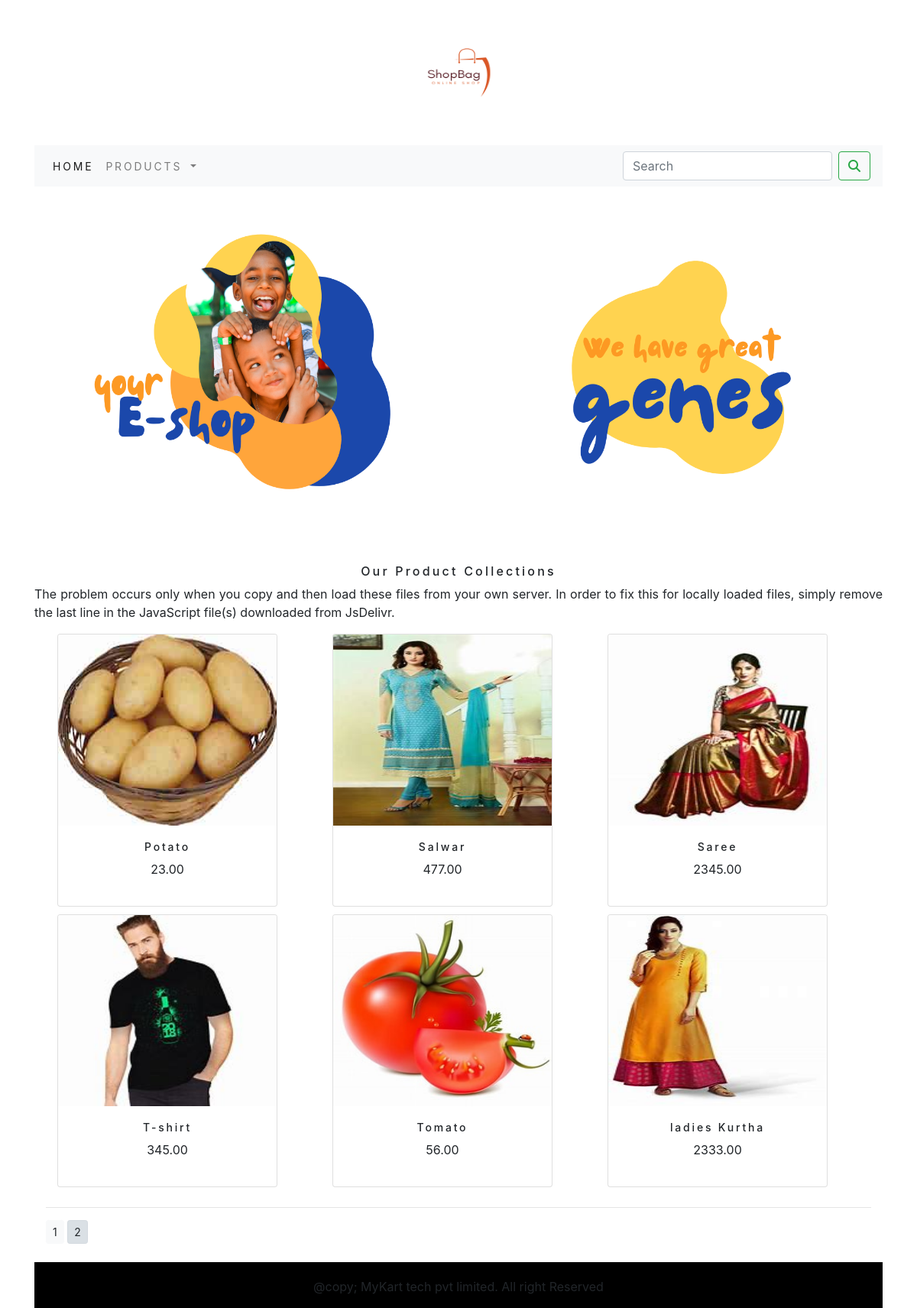
Screenshot of /shop/?page=2 with the database file from the repository.
### kartApp/models.py (models this page shows, shortened)
class Product(models.Model):
    name=models.CharField(max_length=250,unique=True)
    slug=models.SlugField(max_length=250,unique=True)
    description=models.TextField(blank=True)
    price=models.DecimalField(max_digits=10,decimal_places=2)
    category=models.ForeignKey(Category,on_delete=models.CASCADE)
    image=models.ImageField(upload_to='product',blank=True)
    stock=models.IntegerField()
    available=models.BooleanField(default=True)
    created=models.DateTimeField(auto_now_add=True)
    updated=models.DateTimeField(auto_now=True)
    def get_url(self):
        return reverse('kartApp:product_cat_detail',args=[self.category.slug,self.slug])
    class Meta:
        ordering=('name',)
        verbose_name='product'
        verbose_name_plural='products'

### kartApp/views.py (the view)
# urls.py: path('',views.allProdCat,name='allProdCat'),
def allProdCat(request, c_slug=None):
   c_page = None
   products_list = None
   if c_slug != None:
      c_page = get_object_or_404(Category, slug=c_slug)
      products_list=Product.objects.all().filter(category=c_page, available=True)
   else:
      products_list = Product.objects.all().filter(available=True)
   paginator = Paginator(products_list,6)
   try:
      page=int(request.GET.get('page','1'))
   except:
      page=1
   try:
      products=paginator.page(page)
   except  (EmptyPage,InvalidPage):
      products=paginator.page(paginator.num_pages)
   return render(request,"category.html",{'category':c_page,'products':products})

### cart/context_processors.py (called while the page is built)
def counter(request):
    item_count=0
    if 'admin' in request.path:
        return {}
    else:
        try:
            cart=Cart.objects.filter(cart_id=_cart_id(request))
            cart_items=CartItem.objects.all().filter(cart=cart[:1])
            for cart_item in cart_items:
                item_count += cart_item.quantity
        except Cart.DoesNotExist:
            item_count=0
    return dict(item_count=item_count)

### cart/views.py (called while the page is built)
def _cart_id(request):
    cart=request.session.session_key
    if not cart:
        cart=request.session.create()
    return cart

### kartApp/context_processors.py (called while the page is built)
def menu_links(request):
    links=Category.objects.all()
    return dict(links=links)

### kartApp/models.py (called while the page is built)
    def get_url(self):
        return reverse('kartApp:products_by_category',args=[self.slug])

### templates/category.html (shortened to what this page needs)
{% extends 'base.html' %}
{% load static %}
{% block content %}
<div class="mx-auto">
  {% if category %}
  <img class="my_image" src="{{ category.image.url}}" alt="{{category.name}}" width="1200px;" height="400px;">
</div>
<br>
<div>
  <h1 class="text-center my_title" >{{category.name}}</h1>
  <p class="text-justify">{{category.description}}</p>
</div>
{% else %}
<div>
  <div>
    <img class="my_image img_padding" src="{% static 'img/bann.png' %}" alt="our product" width="1200px;" height="300px;" >
  </div>
</div>
<br>
<div>
  <h1 class="text-center my_title">Our Product Collections</h1>
  <p class="text-justify">The problem occurs only when you copy and then load these files from your own server. In order to fix this for locally loaded files, simply remove the last line in the JavaScript file(s) downloaded from JsDelivr.</p>
</div>
 {% endif %}
<div class="container">
  <div class="row mx-auto">
    {% for prod in products.object_list %}
    <div class="bottom_margin col-9 col-sm-12 col-md-4 col-lg-4">
      <div class="card text-center" style="width:18rem;">
        <a href="{{prod.get_url}}"><img class="card-img-top card_image" src="{{prod.image.url}}" alt="{{prod.name}}"></a>
        <div class="card-body">
          <h4>{{prod.name}}</h4>
           <p>{{prod.price}}</p>
        </div>
      </div>
    </div>
    {% endfor %}
  </div>
    <div class="mx-auto">
      {% if products.paginator.num_pages > 1 %}
      <hr>
      <div class="text-centeer">
        {% for pg in products.paginator.page_range %}
        <a href="?page={{pg}}" class="btn btn-light btn-sm {% if products.number == pg %} active {% endif %}">{{pg}}</a>
      {% endfor %}
      </div>
      {% endif %}
    </div>
    <br>
</div>
{% endblock %}

### static/css/custom.css (style rules this page uses)
.my_image { width : 100%; height :auto; }
.my_title { font-size:16px; text_transform:uppercase; letter-spacing:.2em; }
.img_padding { padding:5px; }
.bottom_margin { margin-bottom:10px; }
.card-body h4 { font-size: 14px; text-text_transform:uppercase; letter-spacing:.2em; }
.card_image { height:250px; }

### rows the page displays
Product: image (picture), name "Potato", price "23.00"
Product: image (picture), name "Salwar", price "477.00"
Product: image (picture), name "Saree", price "2345.00"
Product: image (picture), name "T-shirt", price "345.00"
Product: image (picture), name "Tomato", price "56.00"
Product: image (picture), name "ladies Kurtha", price "2333.00"

### other values shown
{{ pg }} "1" "2"
